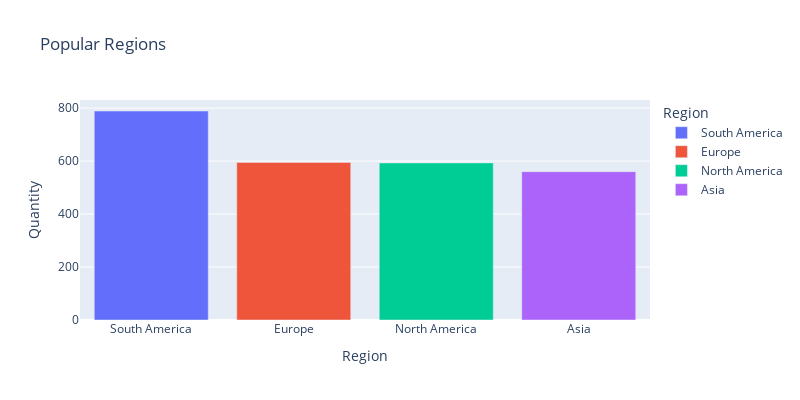

The notebook cell this image was saved under:
### Code cell
# popular regions
popular_regions = merged.groupby('Region')['Quantity'].sum().sort_values(ascending=False)
print(popular_regions)

# use plotly to plot the popular regions
fig = px.bar(popular_regions, x=popular_regions.index, y=popular_regions.values, title='Popular Regions', labels={'x':'Region', 'y':'Quantity'}, color=popular_regions.index, width=800, height=400)
fig.show()

### Figure 1 — Plotly figure (JSON) as saved in the notebook; plotly's stock layout.template omitted (floating-point values rounded to 4 significant figures)
{"data": [{"alignmentgroup": "True", "hovertemplate": "Region=%{x}<br>Quantity=%{y}<extra></extra>", "legendgroup": "South America", "marker": {"color": "#636efa", "pattern": {"shape": ""}}, "name": "South America", "offsetgroup": "South America", "orientation": "v", "showlegend": true, "textposition": "auto", "type": "bar", "x": ["South America"], "xaxis": "x", "y": [789], "yaxis": "y"}, {"alignmentgroup": "True", "hovertemplate": "Region=%{x}<br>Quantity=%{y}<extra></extra>", "legendgroup": "Europe", "marker": {"color": "#EF553B", "pattern": {"shape": ""}}, "name": "Europe", "offsetgroup": "Europe", "orientation": "v", "showlegend": true, "textposition": "auto", "type": "bar", "x": ["Europe"], "xaxis": "x", "y": [595], "yaxis": "y"}, {"alignmentgroup": "True", "hovertemplate": "Region=%{x}<br>Quantity=%{y}<extra></extra>", "legendgroup": "North America", "marker": {"color": "#00cc96", "pattern": {"shape": ""}}, "name": "North America", "offsetgroup": "North America", "orientation": "v", "showlegend": true, "textposition": "auto", "type": "bar", "x": ["North America"], "xaxis": "x", "y": [593], "yaxis": "y"}, {"alignmentgroup": "True", "hovertemplate": "Region=%{x}<br>Quantity=%{y}<extra></extra>", "legendgroup": "Asia", "marker": {"color": "#ab63fa", "pattern": {"shape": ""}}, "name": "Asia", "offsetgroup": "Asia", "orientation": "v", "showlegend": true, "textposition": "auto", "type": "bar", "x": ["Asia"], "xaxis": "x", "y": [560], "yaxis": "y"}], "layout": {"barmode": "relative", "height": 400, "legend": {"title": {"text": "Region"}, "tracegroupgap": 0}, "title": {"text": "Popular Regions"}, "width": 800, "xaxis": {"anchor": "y", "categoryarray": ["South America", "Europe", "North America", "Asia"], "categoryorder": "array", "domain": [0, 1], "title": {"text": "Region"}}, "yaxis": {"anchor": "x", "domain": [0, 1], "title": {"text": "Quantity"}}}}
